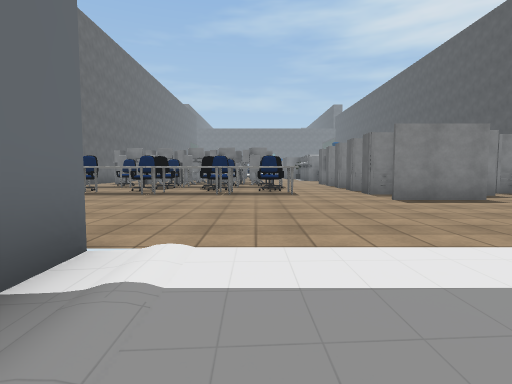
view 1 (above)

17 first-person views from a walk through a 3-D level made in the Unity game engine. The camera is 1.2 m above the floor, tilts 4° down and sees 80° across. The floor is counted in squares, 2 m on a side. Each view is taken from the middle of a square. On the plan, view 1 faces up. The plan holds only what a view shows up to about 9 squares ahead; the rest is blank. The place goes on beyond the plan. The player character is not drawn. Some surface patterns are stand-ins.

view 2
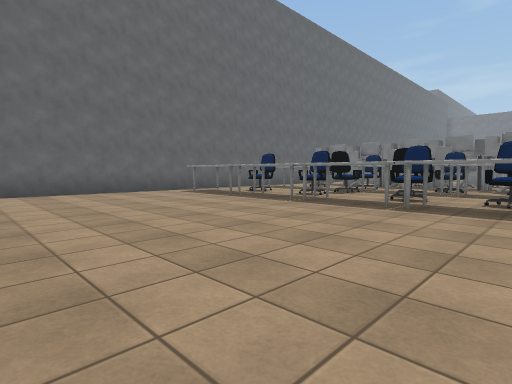

view 3
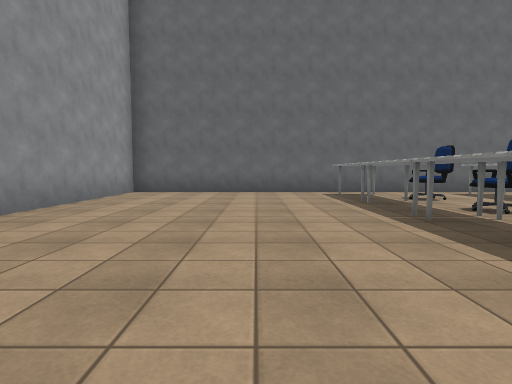

view 4
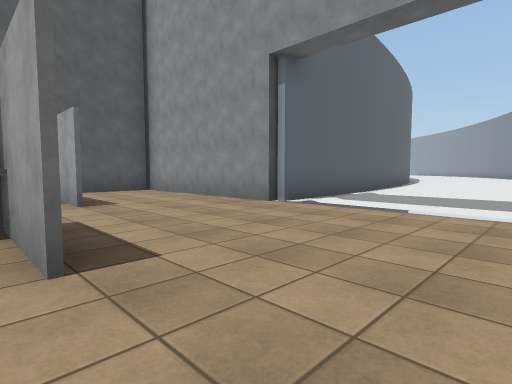

view 5
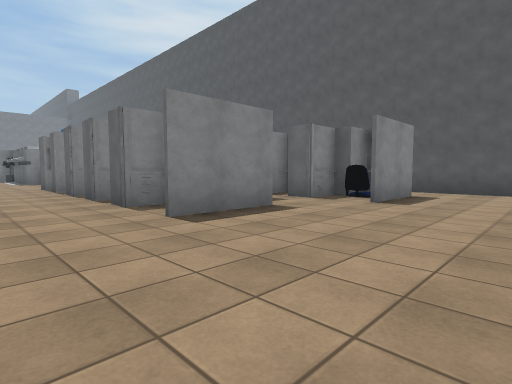

view 6
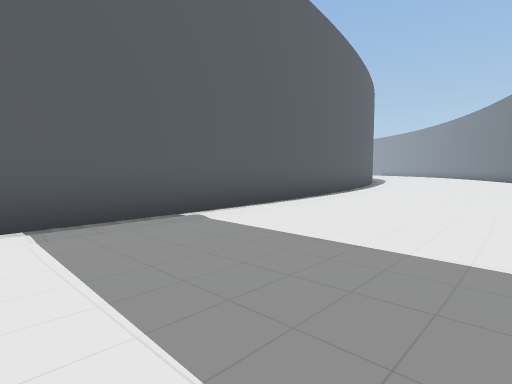

view 7
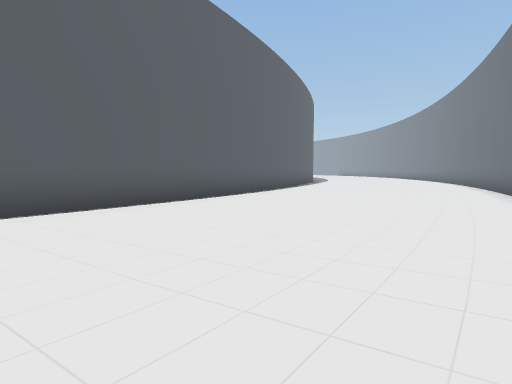

view 8
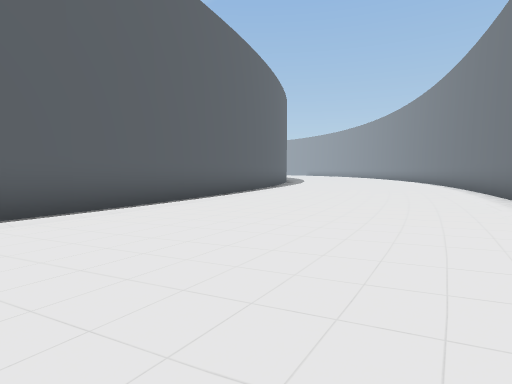

view 9
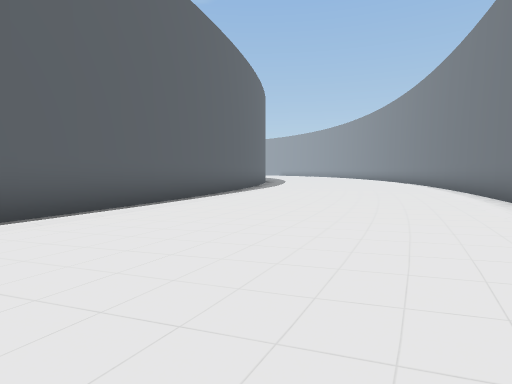

view 10
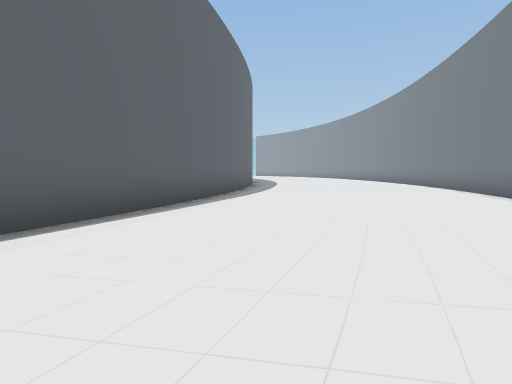

view 11
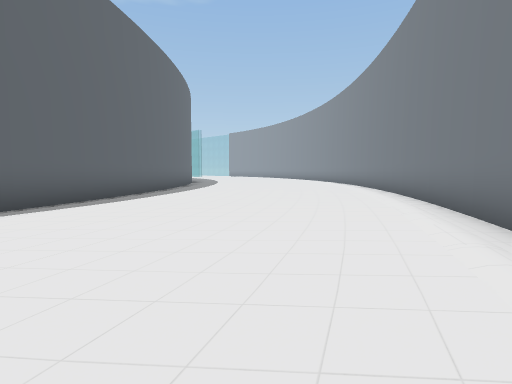

view 12
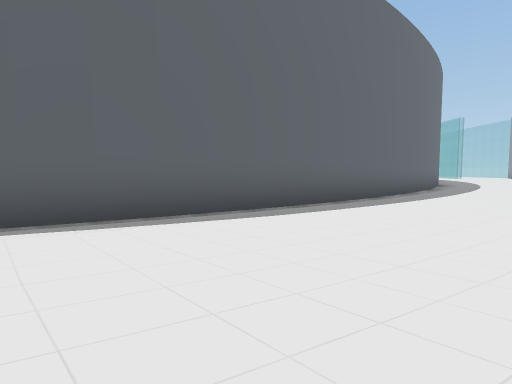

view 13
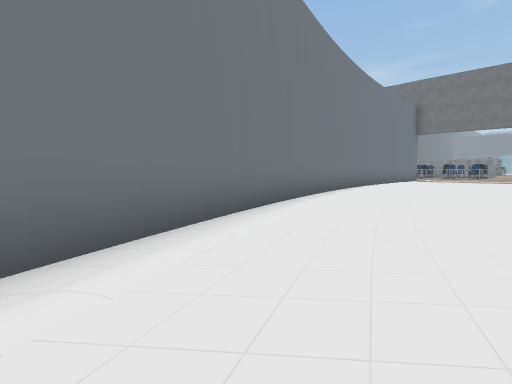

view 14
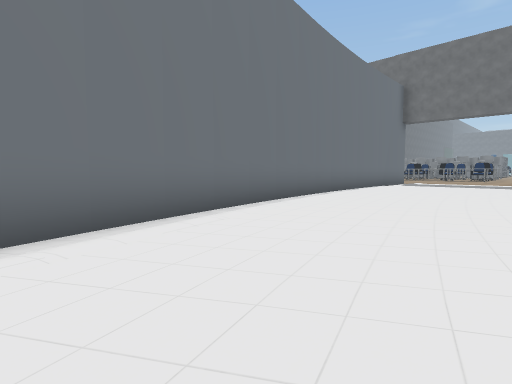

view 15
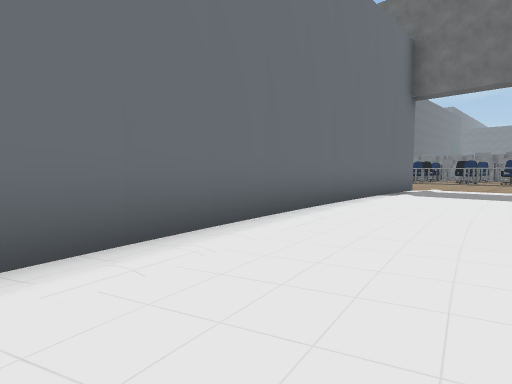

view 16
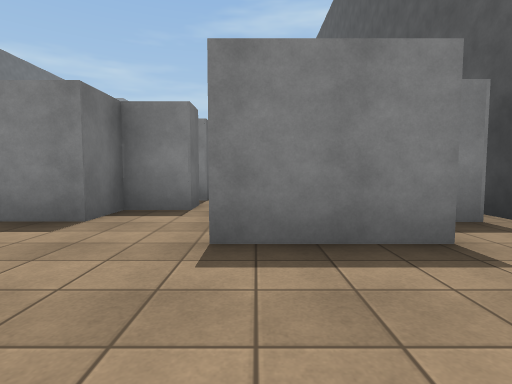

view 17
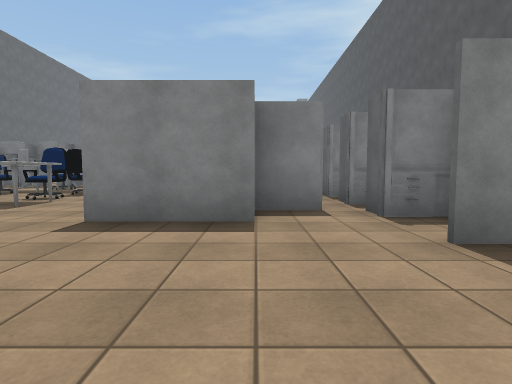

### Floor plan
Points are (right, up) in squares from view 1. A wall is a line through its corners. A room is listed if a view was taken in it or the views show most of it. See-through windows are left out.
Room 1 (views 1, 2, 3, 4, 5, 6, 7, 8, 9, 10, 11, 12, 13, 14, 15, 16, 17)
walls: (5.3, -4.4) (5.1, -2.6); (5, -2.7) (4.8, 2.6) (9.4, 2.6); (-1.1, -3.9) (0.2, -11); (-1.1, -2.8) (-1, -4); (0.3, -11) (1.2, -14); (6.7, -10.7) (5.1, -4.3); (-1.3, 2.4) (-1.3, -2.9); (10.1, 3.2) (10.1, 7.2); (1.1, -14) (3.8, -20.4); (8.3, -14.4) (6.6, -10.6); (3.9, -20.3) (6.2, -24.5); (10.9, -19) (8.2, -14.3); (-7.5, 10.5) (-7.5, 2.6) (-3, 2.6); (12.6, -21.4) (10.9, -18.9); (14.6, -23.5) (12.6, -21.3); (15, -23.8) (14.7, -23.4)
objects: table (-7, 8) to (-6, 9); chair (-6, 9) to (-5, 10); table (-5, 8) to (-4, 8); chair (-4, 9) to (-3, 10); table (-3, 8) to (-2, 9); chair (-3, 10); other object (-2, 10); table (-1, 8) to (1, 8); chair (-1, 9) to (-1, 10); chair (0, 9) to (1, 10); chair (1, 10); other object (3, 7) to (5, 8); other object (3, 10) to (5, 10); other object (4, 9) to (6, 10); other object (6, 8); other object (7, 6) to (8, 8); other object (7, 9); other object (7, 10); other object (8, 7) to (9, 8)

Positions as (right, up) in squares from view 1, and headings:
1: (0, 0), facing up
2: (1, 3), facing up-left
3: (1, 6), facing left
4: (1, 7), facing down-right
5: (1, 3), facing up-right
6: (1, 2), facing down-right
7: (0, -3), facing down-right
8: (1, -7), facing down-right
9: (2, -10), facing down-right
10: (4, -13), facing down-right
11: (4, -17), facing down-right
12: (6, -19), facing right
13: (5, -18), facing up-left
14: (4, -13), facing up-left
15: (2, -8), facing up-left
16: (7, 3), facing up
17: (5, 3), facing up
